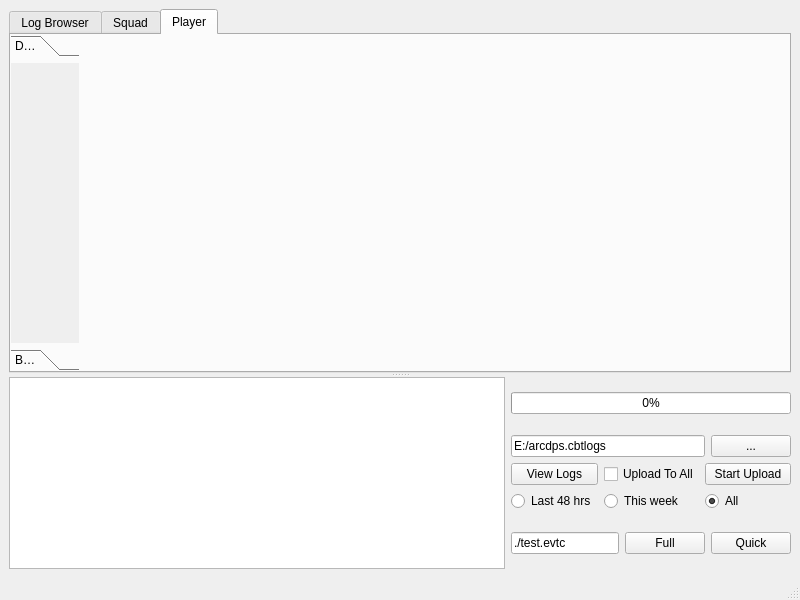
<?xml version="1.0" encoding="UTF-8"?>
<ui version="4.0">
 <class>MainWindow</class>
 <widget class="QMainWindow" name="MainWindow">
  <property name="geometry">
   <rect>
    <x>0</x>
    <y>0</y>
    <width>800</width>
    <height>600</height>
   </rect>
  </property>
  <property name="windowTitle">
   <string>MainWindow</string>
  </property>
  <widget class="QWidget" name="centralwidget">
   <layout class="QHBoxLayout" name="horizontalLayout_5">
    <item>
     <widget class="QSplitter" name="splitter">
      <property name="orientation">
       <enum>Qt::Vertical</enum>
      </property>
      <widget class="QTabWidget" name="dataTabWidget">
       <property name="sizePolicy">
        <sizepolicy hsizetype="Expanding" vsizetype="Preferred">
         <horstretch>0</horstretch>
         <verstretch>7</verstretch>
        </sizepolicy>
       </property>
       <property name="tabPosition">
        <enum>QTabWidget::North</enum>
       </property>
       <property name="currentIndex">
        <number>2</number>
       </property>
       <property name="tabBarAutoHide">
        <bool>false</bool>
       </property>
       <widget class="QWidget" name="tab">
        <attribute name="title">
         <string>Log Browser</string>
        </attribute>
        <layout class="QVBoxLayout" name="verticalLayout_4">
         <property name="leftMargin">
          <number>0</number>
         </property>
         <property name="topMargin">
          <number>0</number>
         </property>
         <property name="rightMargin">
          <number>0</number>
         </property>
         <property name="bottomMargin">
          <number>0</number>
         </property>
         <item>
          <widget class="LogTree" name="logBrowserTable"/>
         </item>
        </layout>
       </widget>
       <widget class="QWidget" name="dataTabWidgetPage1">
        <attribute name="title">
         <string>Squad</string>
        </attribute>
        <layout class="QHBoxLayout" name="horizontalLayout_4">
         <property name="spacing">
          <number>0</number>
         </property>
         <property name="leftMargin">
          <number>0</number>
         </property>
         <property name="topMargin">
          <number>0</number>
         </property>
         <property name="rightMargin">
          <number>0</number>
         </property>
         <property name="bottomMargin">
          <number>0</number>
         </property>
         <item>
          <widget class="QToolBox" name="toolBox">
           <property name="sizePolicy">
            <sizepolicy hsizetype="Fixed" vsizetype="Preferred">
             <horstretch>0</horstretch>
             <verstretch>0</verstretch>
            </sizepolicy>
           </property>
           <property name="currentIndex">
            <number>1</number>
           </property>
           <widget class="QWidget" name="DamagePage">
            <property name="geometry">
             <rect>
              <x>0</x>
              <y>0</y>
              <width>69</width>
              <height>264</height>
             </rect>
            </property>
            <attribute name="label">
             <string>Damage</string>
            </attribute>
           </widget>
           <widget class="QWidget" name="BoonPage">
            <property name="geometry">
             <rect>
              <x>0</x>
              <y>0</y>
              <width>87</width>
              <height>264</height>
             </rect>
            </property>
            <attribute name="label">
             <string>Boons</string>
            </attribute>
            <layout class="QVBoxLayout" name="verticalLayout_3">
             <property name="leftMargin">
              <number>3</number>
             </property>
             <property name="topMargin">
              <number>0</number>
             </property>
             <property name="rightMargin">
              <number>3</number>
             </property>
             <property name="bottomMargin">
              <number>0</number>
             </property>
             <item>
              <widget class="QComboBox" name="boonListBox"/>
             </item>
            </layout>
           </widget>
          </widget>
         </item>
         <item>
          <widget class="QTreeView" name="dataTable">
           <property name="sizePolicy">
            <sizepolicy hsizetype="Expanding" vsizetype="Expanding">
             <horstretch>0</horstretch>
             <verstretch>0</verstretch>
            </sizepolicy>
           </property>
           <property name="alternatingRowColors">
            <bool>false</bool>
           </property>
           <attribute name="headerStretchLastSection">
            <bool>false</bool>
           </attribute>
          </widget>
         </item>
        </layout>
       </widget>
       <widget class="QWidget" name="tab_2">
        <attribute name="title">
         <string>Player</string>
        </attribute>
        <layout class="QHBoxLayout" name="horizontalLayout_3">
         <property name="spacing">
          <number>0</number>
         </property>
         <property name="leftMargin">
          <number>0</number>
         </property>
         <property name="topMargin">
          <number>0</number>
         </property>
         <property name="rightMargin">
          <number>0</number>
         </property>
         <property name="bottomMargin">
          <number>0</number>
         </property>
         <item>
          <widget class="QToolBox" name="playerTools">
           <property name="sizePolicy">
            <sizepolicy hsizetype="Fixed" vsizetype="Preferred">
             <horstretch>1</horstretch>
             <verstretch>0</verstretch>
            </sizepolicy>
           </property>
           <widget class="QWidget" name="playerDamagePage" native="true">
            <attribute name="label">
             <string>Damage</string>
            </attribute>
            <layout class="QVBoxLayout" name="verticalLayout">
             <property name="leftMargin">
              <number>0</number>
             </property>
             <property name="topMargin">
              <number>0</number>
             </property>
             <property name="rightMargin">
              <number>0</number>
             </property>
             <property name="bottomMargin">
              <number>0</number>
             </property>
            </layout>
           </widget>
           <widget class="QWidget" name="playerBoonPage">
            <attribute name="label">
             <string>Boons</string>
            </attribute>
            <layout class="QVBoxLayout" name="verticalLayout_6">
             <property name="leftMargin">
              <number>3</number>
             </property>
             <property name="topMargin">
              <number>0</number>
             </property>
             <property name="rightMargin">
              <number>3</number>
             </property>
             <property name="bottomMargin">
              <number>0</number>
             </property>
             <item>
              <widget class="QComboBox" name="playerBoonList"/>
             </item>
            </layout>
           </widget>
          </widget>
         </item>
         <item>
          <widget class="QWidget" name="widget_7" native="true">
           <property name="sizePolicy">
            <sizepolicy hsizetype="Expanding" vsizetype="Preferred">
             <horstretch>3</horstretch>
             <verstretch>0</verstretch>
            </sizepolicy>
           </property>
           <layout class="QHBoxLayout" name="horizontalLayout_6">
            <property name="leftMargin">
             <number>0</number>
            </property>
            <property name="topMargin">
             <number>0</number>
            </property>
            <property name="rightMargin">
             <number>9</number>
            </property>
            <property name="bottomMargin">
             <number>0</number>
            </property>
            <item>
             <widget class="PlayerTable" name="plot1" native="true"/>
            </item>
            <item>
             <widget class="PlotWidget" name="matPlotWidget" native="true"/>
            </item>
           </layout>
          </widget>
         </item>
        </layout>
       </widget>
      </widget>
      <widget class="QWidget" name="widget_2" native="true">
       <property name="sizePolicy">
        <sizepolicy hsizetype="Minimum" vsizetype="Minimum">
         <horstretch>0</horstretch>
         <verstretch>3</verstretch>
        </sizepolicy>
       </property>
       <layout class="QHBoxLayout" name="horizontalLayout_2">
        <property name="leftMargin">
         <number>0</number>
        </property>
        <property name="topMargin">
         <number>0</number>
        </property>
        <property name="rightMargin">
         <number>0</number>
        </property>
        <property name="bottomMargin">
         <number>0</number>
        </property>
        <item>
         <widget class="QWidget" name="infoWidget" native="true">
          <property name="sizePolicy">
           <sizepolicy hsizetype="Expanding" vsizetype="Preferred">
            <horstretch>0</horstretch>
            <verstretch>0</verstretch>
           </sizepolicy>
          </property>
          <layout class="QVBoxLayout" name="verticalLayout_5">
           <property name="leftMargin">
            <number>0</number>
           </property>
           <property name="topMargin">
            <number>0</number>
           </property>
           <property name="rightMargin">
            <number>0</number>
           </property>
           <property name="bottomMargin">
            <number>0</number>
           </property>
           <item>
            <widget class="EncounterPreviewTable" name="encounterPreviewTable">
             <property name="gridStyle">
              <enum>Qt::NoPen</enum>
             </property>
             <property name="sortingEnabled">
              <bool>true</bool>
             </property>
             <attribute name="horizontalHeaderVisible">
              <bool>true</bool>
             </attribute>
             <attribute name="verticalHeaderVisible">
              <bool>false</bool>
             </attribute>
            </widget>
           </item>
          </layout>
         </widget>
        </item>
        <item>
         <widget class="QWidget" name="widget_4" native="true">
          <property name="sizePolicy">
           <sizepolicy hsizetype="Fixed" vsizetype="Minimum">
            <horstretch>0</horstretch>
            <verstretch>0</verstretch>
           </sizepolicy>
          </property>
          <layout class="QVBoxLayout" name="verticalLayout_2">
           <property name="leftMargin">
            <number>0</number>
           </property>
           <property name="topMargin">
            <number>0</number>
           </property>
           <property name="rightMargin">
            <number>0</number>
           </property>
           <property name="bottomMargin">
            <number>0</number>
           </property>
           <item>
            <widget class="QProgressBar" name="progressBar">
             <property name="value">
              <number>0</number>
             </property>
             <property name="alignment">
              <set>Qt::AlignCenter</set>
             </property>
             <property name="format">
              <string>%p%</string>
             </property>
            </widget>
           </item>
           <item>
            <widget class="QWidget" name="widget" native="true">
             <property name="sizePolicy">
              <sizepolicy hsizetype="Preferred" vsizetype="Fixed">
               <horstretch>0</horstretch>
               <verstretch>0</verstretch>
              </sizepolicy>
             </property>
             <layout class="QGridLayout" name="gridLayout">
              <property name="leftMargin">
               <number>0</number>
              </property>
              <property name="topMargin">
               <number>0</number>
              </property>
              <property name="rightMargin">
               <number>0</number>
              </property>
              <property name="bottomMargin">
               <number>0</number>
              </property>
              <item row="3" column="0">
               <widget class="QRadioButton" name="radioDay">
                <property name="text">
                 <string>Last 48 hrs</string>
                </property>
               </widget>
              </item>
              <item row="2" column="0">
               <widget class="QPushButton" name="viewButton">
                <property name="text">
                 <string>View Logs</string>
                </property>
                <property name="autoDefault">
                 <bool>false</bool>
                </property>
                <property name="default">
                 <bool>false</bool>
                </property>
                <property name="flat">
                 <bool>false</bool>
                </property>
               </widget>
              </item>
              <item row="3" column="2">
               <widget class="QRadioButton" name="radioAll">
                <property name="text">
                 <string>All</string>
                </property>
                <property name="checked">
                 <bool>true</bool>
                </property>
               </widget>
              </item>
              <item row="3" column="1">
               <widget class="QRadioButton" name="radioWeek">
                <property name="text">
                 <string>This week</string>
                </property>
               </widget>
              </item>
              <item row="2" column="1">
               <widget class="QCheckBox" name="checkUploadAll">
                <property name="text">
                 <string>Upload To All</string>
                </property>
               </widget>
              </item>
              <item row="1" column="0" colspan="3">
               <widget class="QWidget" name="widget_6" native="true">
                <layout class="QHBoxLayout" name="horizontalLayout">
                 <property name="leftMargin">
                  <number>0</number>
                 </property>
                 <property name="topMargin">
                  <number>0</number>
                 </property>
                 <property name="rightMargin">
                  <number>0</number>
                 </property>
                 <property name="bottomMargin">
                  <number>0</number>
                 </property>
                 <item>
                  <widget class="QLineEdit" name="logPathEdit">
                   <property name="text">
                    <string>E:/arcdps.cbtlogs</string>
                   </property>
                  </widget>
                 </item>
                 <item>
                  <widget class="QPushButton" name="browseButton">
                   <property name="sizePolicy">
                    <sizepolicy hsizetype="Fixed" vsizetype="Fixed">
                     <horstretch>0</horstretch>
                     <verstretch>0</verstretch>
                    </sizepolicy>
                   </property>
                   <property name="text">
                    <string>...</string>
                   </property>
                  </widget>
                 </item>
                </layout>
               </widget>
              </item>
              <item row="2" column="2">
               <widget class="QPushButton" name="pushButton">
                <property name="text">
                 <string>Start Upload</string>
                </property>
               </widget>
              </item>
             </layout>
            </widget>
           </item>
           <item>
            <widget class="QWidget" name="widget_3" native="true">
             <property name="sizePolicy">
              <sizepolicy hsizetype="Expanding" vsizetype="Fixed">
               <horstretch>0</horstretch>
               <verstretch>0</verstretch>
              </sizepolicy>
             </property>
             <layout class="QHBoxLayout">
              <property name="spacing">
               <number>6</number>
              </property>
              <property name="leftMargin">
               <number>0</number>
              </property>
              <property name="topMargin">
               <number>0</number>
              </property>
              <property name="rightMargin">
               <number>0</number>
              </property>
              <property name="bottomMargin">
               <number>0</number>
              </property>
              <item>
               <widget class="DragDropLineEdit" name="fileEdit">
                <property name="text">
                 <string>./test.evtc</string>
                </property>
                <property name="dragEnabled">
                 <bool>true</bool>
                </property>
               </widget>
              </item>
              <item>
               <widget class="QPushButton" name="fullParse">
                <property name="text">
                 <string>Full</string>
                </property>
               </widget>
              </item>
              <item>
               <widget class="QPushButton" name="quickParse">
                <property name="text">
                 <string>Quick</string>
                </property>
               </widget>
              </item>
             </layout>
            </widget>
           </item>
          </layout>
         </widget>
        </item>
       </layout>
      </widget>
     </widget>
    </item>
   </layout>
  </widget>
  <widget class="QMenuBar" name="menubar">
   <property name="geometry">
    <rect>
     <x>0</x>
     <y>0</y>
     <width>800</width>
     <height>21</height>
    </rect>
   </property>
   <property name="defaultUp">
    <bool>true</bool>
   </property>
   <property name="nativeMenuBar">
    <bool>true</bool>
   </property>
  </widget>
  <widget class="QStatusBar" name="statusbar"/>
 </widget>
 <customwidgets>
  <customwidget>
   <class>DragDropLineEdit</class>
   <extends>QLineEdit</extends>
   <header>DragDropLineEdit</header>
  </customwidget>
  <customwidget>
   <class>EncounterPreviewTable</class>
   <extends>QTableView</extends>
   <header>encounterpreviewtable</header>
  </customwidget>
  <customwidget>
   <class>PlotWidget</class>
   <extends>QWidget</extends>
   <header>plotwidget</header>
   <container>1</container>
  </customwidget>
  <customwidget>
   <class>LogTree</class>
   <extends>QTreeView</extends>
   <header>logtree</header>
  </customwidget>
  <customwidget>
   <class>PlayerTable</class>
   <extends>QWidget</extends>
   <header>playertable</header>
   <container>1</container>
  </customwidget>
 </customwidgets>
 <resources/>
 <connections/>
</ui>
